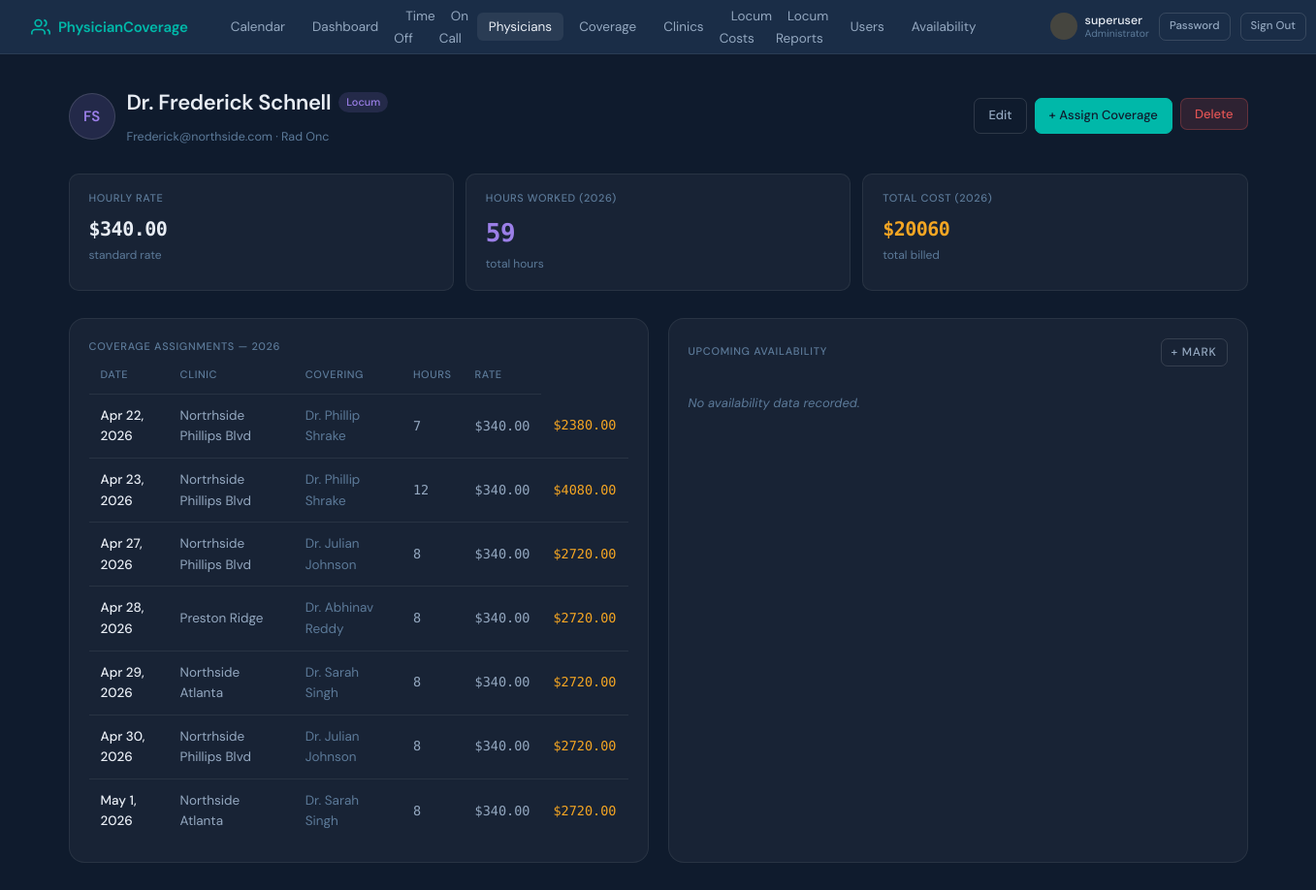
Before: /physicians/13/ (signed in) with the older database file.
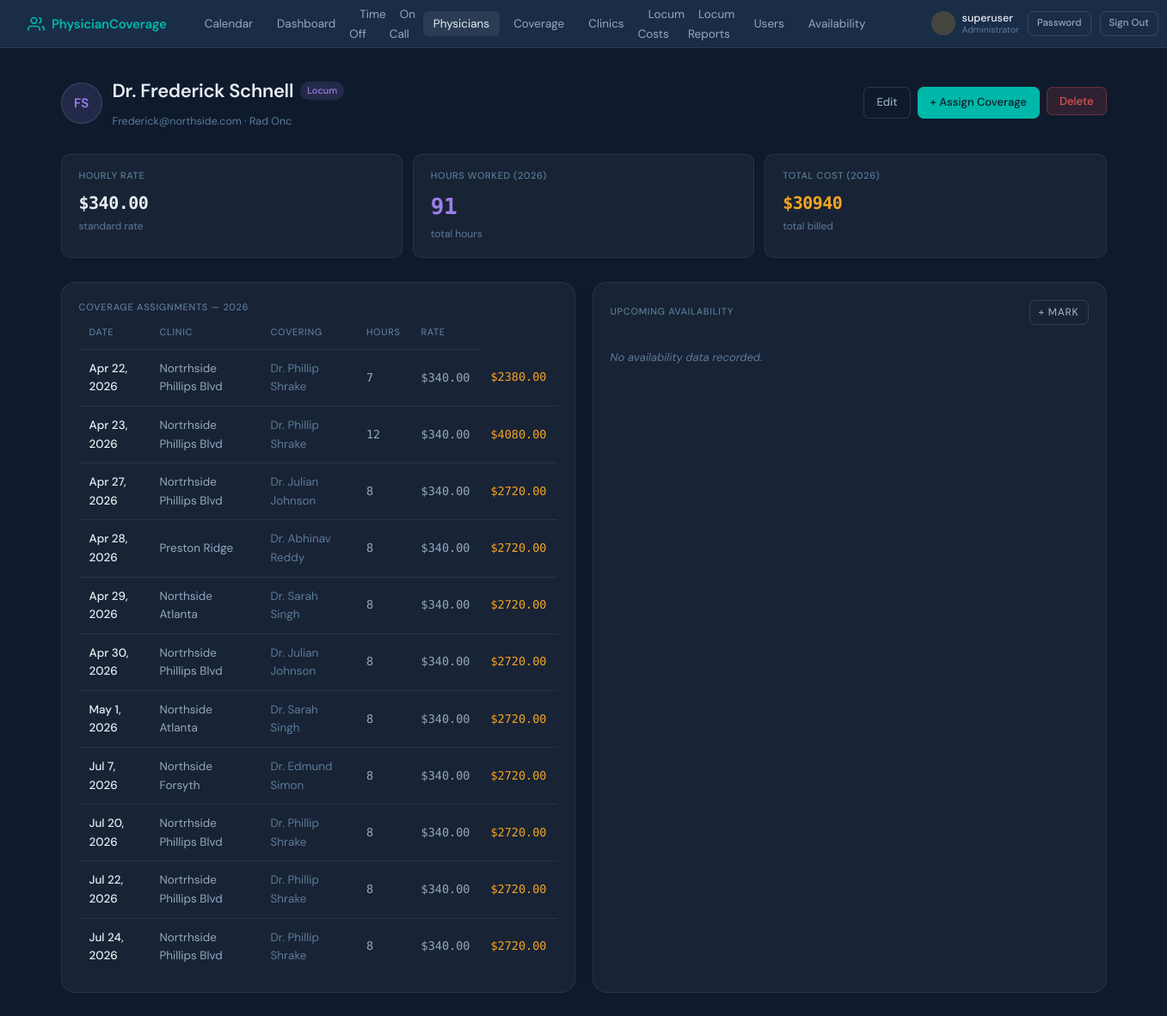
After: the same page with the newer database file.
### coverage_tracker/models.py (models this page shows, shortened)
class CoverageAssignment(models.Model):
    clinic = models.ForeignKey(Clinic, on_delete=models.CASCADE, related_name='coverage_assignments')
    hours = models.DecimalField(max_digits=5, decimal_places=2, null=True, blank=True)
    covering_physician = models.ForeignKey(
        Physician, on_delete=models.CASCADE, related_name='coverage_assignments',
        null=True, blank=True,
        limit_choices_to={'physician_type': 'locum'},
        help_text="Locum physician providing coverage"
    )
    covered_physician = models.ForeignKey(
        Physician, on_delete=models.CASCADE, related_name='covered_assignments',
        null=True, blank=True,
        limit_choices_to={'physician_type': 'regular'},
        help_text="NROC physician being covered (optional)"
    )
    date = models.DateField()
    no_coverage_needed = models.BooleanField(
        default=False,
        help_text="Mark this day as resolved without assigning a locum (e.g., half day, shift swapped)."
    )
    no_coverage_reason = models.CharField(
        max_length=255, blank=True,
        help_text="Required reason when 'no coverage needed' is set (e.g., 'half day', 'physician swapped shift')."
    )
    hourly_rate_override = models.DecimalField(
        max_digits=10, decimal_places=2, null=True, blank=True,
        help_text="Override the locum's standard hourly rate for this specific assignment"
    )
    daily_rate_override = models.DecimalField(
        max_digits=10, decimal_places=2, null=True, blank=True,
        help_text="Override the locum's standard daily rate for this specific assignment"
    )
    notes = models.TextField(blank=True)
    created_at = models.DateTimeField(auto_now_add=True)
    class Meta:
        ordering = ['date', 'clinic']
        constraints = [
            models.UniqueConstraint(
                fields=['clinic', 'covering_physician', 'date'],
                condition=models.Q(covering_physician__isnull=False),
                name='unique_clinic_locum_date_when_assigned',
            ),
            models.UniqueConstraint(
                fields=['covered_physician', 'date'],
                condition=models.Q(no_coverage_needed=True),
                name='unique_no_coverage_per_covered_physician_per_day',
            ),
        ]
    @property
    def effective_hourly_rate(self):
        if self.no_coverage_needed or self.covering_physician is None:   # ← NEW guard
            return Decimal('0.00')
        if self.hourly_rate_override is not None:
            return self.hourly_rate_override
        return self.covering_physician.hourly_rate or Decimal('0.00')
    @property
    def effective_daily_rate(self):
        if self.no_coverage_needed or self.covering_physician is None:   # ← NEW guard
            return Decimal('0.00')
        if self.hourly_rate_override is not None or self.covering_physician.hourly_rate:
            hours = self.hours if self.hours is not None else Decimal('0.00')   # ← null-safe
            return (self.effective_hourly_rate * hours).quantize(Decimal('0.01'))
        if self.daily_rate_override is not None:
            return self.daily_rate_override
        return self.covering_physician.daily_rate or Decimal('0.00')

class Clinic(models.Model):
    name = models.CharField(max_length=200)
    location = models.CharField(max_length=200, blank=True)
    regular_physicians = models.ManyToManyField(
        'Physician',
        blank=True,
        related_name='assigned_clinics',
        limit_choices_to={'physician_type__in': ['regular', 'psa']},
        help_text= "NROC and PSA physicians permanently assigned to this clinic"
    )
    is_active = models.BooleanField(default=True)
    class Meta:
        ordering = ['name']
    def __str__(self):
        return self.name

class Physician(models.Model):
    PHYSICIAN_TYPE_CHOICES = [
        ('regular', 'NROC Physician'),
        ('locum', 'Locum / Covering Physician'),
        ('psa', 'PSA Physician'),
    ]
    user = models.OneToOneField(User, on_delete=models.CASCADE, null=True, blank=True)
    first_name = models.CharField(max_length=100)
    last_name = models.CharField(max_length=100)
    email = models.EmailField(unique=True)
    physician_type = models.CharField(max_length=10, choices=PHYSICIAN_TYPE_CHOICES, default='regular')
    total_vacation_days = models.PositiveIntegerField(
        default=20,
        help_text="Annual vacation day allocation (for NROC physicians)"
    )
    total_cme_days = models.PositiveIntegerField(
        default=5,
        help_text="Annual CME / education day allocation"
    )
    daily_rate = models.DecimalField(
        max_digits=10, decimal_places=2, null=True, blank=True,
        help_text="Legacy / standard daily rate (kept for reference — hourly rate is used for pay)"
    )
    hourly_rate = models.DecimalField(
        max_digits=10, decimal_places=2, null=True, blank=True,
        help_text="Hourly rate for locum physicians. Daily pay = hourly rate × hours worked."
    )
    agency = models.CharField(
        max_length=200, blank=True,
        help_text="Staffing agency name (for locum physicians)"
    )
    availability_notes = models.TextField(
        blank=True,
        help_text="Free-text availability note shown on the availability page (e.g. 'Out until October — maternity leave')."
    )
    is_active = models.BooleanField(default=True)
    class Meta:
        ordering = ['physician_type', 'last_name', 'first_name']
    def __str__(self):
        return f"Dr. {self.first_name} {self.last_name}"
    @property
    def is_locum(self):
        return self.physician_type == 'locum'
    @property
    def is_regular(self):
        return self.physician_type == 'regular'
    @property
    def is_psa(self):
        return self.physician_type == 'psa'
    def total_coverage_hours(self, year=None):
        if year is None:
            year = current_locum_fiscal_year()
        fy_start, fy_end = locum_fiscal_year_range(year)
        from django.db.models import Sum
        result = CoverageAssignment.objects.filter(
            covering_physician=self, date__gte=fy_start, date__lte=fy_end
        ).aggregate(total=Sum('hours'))
        return result['total'] or Decimal('0.00')
    def total_coverage_cost(self, year=None):
        if year is None:
            year = current_locum_fiscal_year()
        fy_start, fy_end = locum_fiscal_year_range(year)
        assignments = CoverageAssignment.objects.filter(
            covering_physician=self, date__gte=fy_start, date__lte=fy_end
        )
        total = Decimal('0.00')
        for a in assignments:
            rate = a.hourly_rate_override if a.hourly_rate_override is not None else self.hourly_rate
            if rate is None or a.hours is None:
                continue
            total += (rate * a.hours)
        return total.quantize(Decimal('0.01'))

### coverage_tracker/views.py (the view)
# urls.py: path('physicians/<int:pk>/', views.physician_detail, name='physician_detail'),
@admin_required
def physician_detail(request, pk):
    physician = get_object_or_404(Physician, pk=pk)
    if physician.is_regular or physician.is_psa:
        year = _int_param(request, 'year', current_fiscal_year())
    else:
        year = _int_param(request, 'year', current_locum_fiscal_year())
    time_off_requests = TimeOffRequest.objects.filter(physician=physician).order_by('-start_date')
    coverage = CoverageAssignment.objects.filter(
        covering_physician=physician
    ).order_by('-date').select_related('clinic', 'covered_physician')
    availability = PhysicianAvailability.objects.filter(
        physician=physician, date__gte=date.today()
    ).order_by('date')[:30]
    locum_fy_start, locum_fy_end = locum_fiscal_year_range(year)
    coverage_this_year = CoverageAssignment.objects.filter(
        covering_physician=physician,
        date__gte=locum_fy_start, date__lte=locum_fy_end,
    ).select_related('clinic')
    is_regular_like = physician.is_regular or physician.is_psa
    context = {
        'physician': physician,
        'year': year,
        'days_taken': physician.days_taken(year) if is_regular_like else None,
        'days_remaining': physician.days_remaining(year) if is_regular_like else None,
        'days_pending': physician.days_pending(year) if is_regular_like else None,
        'cme_taken': physician.cme_days_taken(year) if is_regular_like else None,
        'cme_remaining': physician.cme_days_remaining(year) if is_regular_like else None,
        'cme_pending': physician.cme_days_pending(year) if is_regular_like else None,
        'coverage_hours': physician.total_coverage_hours(year) if physician.is_locum else None,
        'coverage_cost': physician.total_coverage_cost(year) if physician.is_locum else None,
        'assigned_clinics': physician.assigned_clinics.all() if is_regular_like else [],
        'weekly_schedule': physician.weekly_schedule_display() if is_regular_like else [],
        'has_weekly_schedule': physician.has_weekly_schedule() if is_regular_like else False,
        'time_off_requests': time_off_requests,
        'coverage': coverage[:20],
        'coverage_this_year': coverage_this_year,
        'availability': availability,
    }
    return render(request, 'coverage_tracker/physician_detail.html', context)

### coverage_tracker/templates/coverage_tracker/physician_detail.html (shortened to what the changed rows need)
{% extends "coverage_tracker/base.html" %}
{% block content %}
<div class="page-header">
  <div class="flex items-center gap-3">
    <div>
      <div class="flex items-center gap-2">
        <h1>{{ physician }}</h1>
      </div>
    </div>
  </div>
</div>
{% if physician.is_regular or physician.is_psa %}
<div class="stats-grid">
  <div class="stat-card"><div class="stat-label">Annual Allocation</div><div class="stat-value">{{ physician.total_vacation_days }}</div><div class="stat-sub">days / year</div></div>
  <div class="stat-card"><div class="stat-label">Days Used (FY{{ year }})</div><div class="stat-value" style="color:var(--amber);">{{ days_taken }}</div><div class="stat-sub">approved leave</div></div>
  <div class="stat-card"><div class="stat-label">Pending</div><div class="stat-value" style="color:var(--amber);">{{ days_pending }}</div><div class="stat-sub">awaiting approval</div></div>
  <div class="stat-card"><div class="stat-label">Remaining</div><div class="stat-value" style="color:{% if days_remaining <= 3 %}var(--red){% elif days_remaining <= 7 %}var(--amber){% else %}var(--green){% endif %};">{{ days_remaining }}</div><div class="stat-sub">days available</div></div>
  <div class="stat-card"><div class="stat-label">CME Used (FY{{ year }})</div><div class="stat-value" style="color:var(--amber);">{{ cme_taken }}</div><div class="stat-sub">{% if cme_pending > 0 %}+ {{ cme_pending }} pending{% else %}approved CME{% endif %}</div></div>
  <div class="stat-card"><div class="stat-label">CME Remaining</div><div class="stat-value" style="color:{% if cme_remaining <= 1 %}var(--red){% elif cme_remaining <= 2 %}var(--amber){% else %}var(--green){% endif %};">{{ cme_remaining }}</div><div class="stat-sub">of {{ physician.total_cme_days }} days</div></div>
</div>
{% if physician.total_vacation_days > 0 %}
<div class="card" style="margin-bottom:1.25rem;">
  <div style="display:flex;justify-content:space-between;margin-bottom:8px;">
    <span class="text-sm" style="color:var(--text-2);">Vacation used</span>
    <span class="text-sm" style="color:var(--text-2);">{{ days_taken }} of {{ physician.total_vacation_days }} days</span>
  </div>
  <div class="progress-wrap" style="height:10px;">
    <div class="progress-bar {% if days_remaining <= 3 %}red{% elif days_remaining <= 7 %}amber{% else %}green{% endif %}" style="width:{% widthratio days_taken physician.total_vacation_days 100 %}%"></div>
  </div>
</div>
{% endif %}
{% else %}
<div class="stats-grid">
  <div class="stat-card"><div class="stat-label">Hourly Rate</div><div class="stat-value" style="font-size:20px;">{% if physician.hourly_rate %}${{ physician.hourly_rate|floatformat:2 }}{% else %}—{% endif %}</div><div class="stat-sub">standard rate</div></div>
  <div class="stat-card"><div class="stat-label">Hours Worked ({{ year }})</div><div class="stat-value" style="color:var(--purple);">{{ coverage_hours|floatformat:0 }}</div><div class="stat-sub">total hours</div></div>
  <div class="stat-card"><div class="stat-label">Total Cost ({{ year }})</div><div class="stat-value" style="color:var(--amber);font-size:20px;">${{ coverage_cost|floatformat:0 }}</div><div class="stat-sub">total billed</div></div>
</div>
{% endif %}
<div class="two-col">
  {% if physician.is_regular or physician.is_psa %}
  <div class="card">
    <div class="card-title" style="display:flex;align-items:center;justify-content:space-between;">
      Time Off History
      <a href="/time-off/add/?physician={{ physician.pk }}" class="btn btn-ghost btn-sm">+ New</a>
    </div>
    <div class="table-wrap">
      <table>
        <thead><tr><th>Dates</th><th>Type</th><th>Days</th><th>Status</th></tr></thead>
        <tbody>
          {% for req in time_off_requests %}
          <tr>
            <td><strong>{{ req.start_date|date:"M j" }} – {{ req.end_date|date:"M j, Y" }}</strong></td>
            <td class="text-muted">{{ req.get_request_type_display }}</td>
            <td>{{ req.duration_days }}</td>
            <td><span class="badge badge-{{ req.status }}">{{ req.get_status_display }}</span></td>
          </tr>
          {% empty %}
          <tr><td colspan="4" class="empty-state">No time off requests.</td></tr>
          {% endfor %}
        </tbody>
      </table>
    </div>
  </div>
  <div class="card">
    <div class="flex items-center" style="justify-content:space-between;">
      <div class="card-title">Weekly Clinic Schedule</div>
      {% if request.user.profile.is_admin %}
      <a href="/physicians/{{ physician.pk }}/schedule/" class="btn btn-ghost btn-sm">Edit Schedule</a>
      {% endif %}
    </div>
    {% if has_weekly_schedule %}
    <div class="table-wrap">
      <table>
        <thead><tr><th>Day</th><th>Morning</th><th>Afternoon</th></tr></thead>
        <tbody>
          {% for row in weekly_schedule %}
          <tr>
            <td style="font-weight:500;">{{ row.day }}</td>
            <td>{% if row.am %}{{ row.am.clinic.name }}{% else %}<span class="text-muted">—</span>{% endif %}</td>
            <td>{% if row.pm %}{{ row.pm.clinic.name }}{% else %}<span class="text-muted">—</span>{% endif %}</td>
          </tr>
          {% endfor %}
        </tbody>
      </table>
    </div>
    {% else %}
    {% for clinic in assigned_clinics %}
    <div style="padding:8px 0;border-bottom:1px solid var(--border);">
      <div style="font-weight:500;font-size:13.5px;">{{ clinic.name }}</div>
      {% if clinic.location %}<div class="text-muted text-sm">{{ clinic.location }}</div>{% endif %}
      <div class="text-muted text-sm">All week (no day/half-day schedule set)</div>
    </div>
    {% empty %}
    <div class="empty-state">No clinic schedule. {% if request.user.profile.is_admin %}<a href="/physicians/{{ physician.pk }}/schedule/" style="color:var(--teal);">Set weekly schedule</a>.{% endif %}</div>
    {% endfor %}
    {% endif %}
  </div>
  {% else %}
  <div class="card">
    <div class="table-wrap">
      <table>
        <thead><tr><th>Date</th><th>Clinic</th><th>Covering</th><th>Hours</th><th>Rate</th></tr></thead>
        <tbody>
          {% for a in coverage_this_year %}
          <tr>
            <td><strong>{{ a.date|date:"M j, Y" }}</strong></td>
            <td>{{ a.clinic }}</td>
            <td class="text-muted">{% if a.covered_physician %}{{ a.covered_physician }}{% else %}—{% endif %}</td>
            <td style="font-family:'DM Mono',monospace;">{{ a.hours|floatformat:0 }}</td>
            <td class="money">${{ a.effective_hourly_rate|floatformat:2 }}</td>
            <td class="money" style="color:var(--amber); font-weight:500;">${{ a.effective_daily_rate|floatformat:2 }}</td>
          </tr>
          {% empty %}
          <tr><td colspan="4" class="empty-state">No assignments this year.</td></tr>
          {% endfor %}
        </tbody>
      </table>
    </div>
  </div>
  {% endif %}
</div>
{% endblock %}

Changed rows visible on the page:
added CoverageAssignment: date "Jul 7, 2026", clinic "Northside Forsyth", covered_physician "Dr. Edmund Simon", hours "8", effective_hourly_rate "340.00", effective_daily_rate "2720.00"
added CoverageAssignment: date "Jul 20, 2026", clinic "Nortrhside Phillips Blvd", covered_physician "Dr. Phillip Shrake", hours "8", effective_hourly_rate "340.00", effective_daily_rate "2720.00"
added CoverageAssignment: date "Jul 22, 2026", clinic "Nortrhside Phillips Blvd", covered_physician "Dr. Phillip Shrake", hours "8", effective_hourly_rate "340.00", effective_daily_rate "2720.00"
added CoverageAssignment: date "Jul 24, 2026", clinic "Nortrhside Phillips Blvd", covered_physician "Dr. Phillip Shrake", hours "8", effective_hourly_rate "340.00", effective_daily_rate "2720.00"
Other visible differences:
{{ coverage_hours|floatformat:0 }}: "59" → "91"
{{ coverage_cost|floatformat:0 }}: "20060" → "30940"
